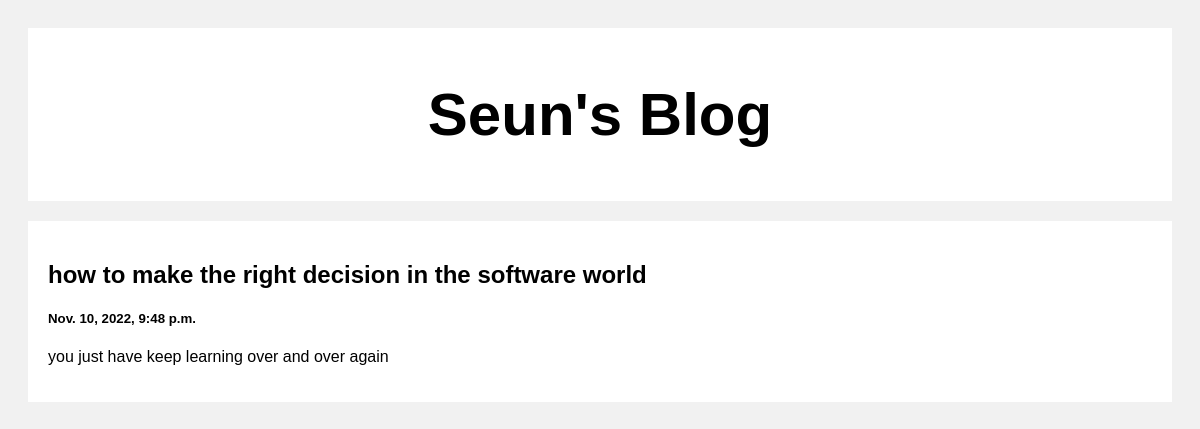
/post/1, run on the app's committed database.
### posts/models.py (models this page shows)
class Post(models.Model):
    title = models.CharField(max_length=100)
    body = models.CharField(max_length=1000000)
    created_at = models.DateTimeField(default=datetime.now, blank=True)

### posts/views.py (the view)
# urls.py: path('post/<str:pk>', views.post, name='post')
def post(request, pk):
    posts = Post.objects.get(id=pk)
    return render(request, 'posts.html', {'posts': posts})

### templates/posts.html (shortened to what this page needs)
<!DOCTYPE html>
<html>
<head>
</head>
<body>
<div class="header">
  <h2>Seun's Blog</h2>
</div>
<div class="row">
  <div class="leftcolumn">
    <div class="card">
        <h2>{{posts.title}}</h2>
        <h5>{{posts.created_at}}</h5>
        <p>{{posts.body}}</p>
    </div>
  </div>
</div>
</body>
</html>

### templates/posts.html (style rules this page uses)
* { box-sizing: border-box; }
body { font-family: Arial; padding: 20px; background: #f1f1f1; }
.header { padding: 2px; font-size: 40px; text-align: center; background: white; }
.leftcolumn { float: left; width: 100%; }
.card { background-color: white; padding: 20px; margin-top: 20px; }
.row:after { content: ""; display: table; clear: both; }

### data on the page
Post: title "how to make the right decision in the software world", created_at "Nov. 10, 2022, 9:48 p.m.", body "you just have keep learning over and over again"
